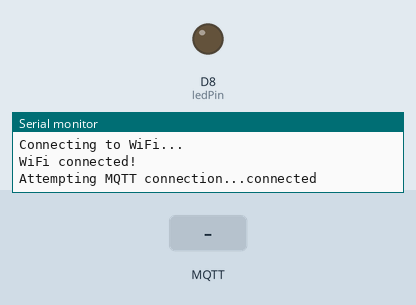
Simulated run of this sketch. Board: Arduino MKR. Parts: output pins drawn as LEDs (lit = HIGH), the last lines printed to the serial monitor. Dashed ring = blinking. Inputs (shaded band) come from the test bench. WiFi joins after 1.5 s; servers stay silent unless stated; no MQTT or app messages arrive unless stated.

Above: at 2.7 s.
2.8 s: MQTT message "1" arrives on the first subscribed topic
At 3.2 s:
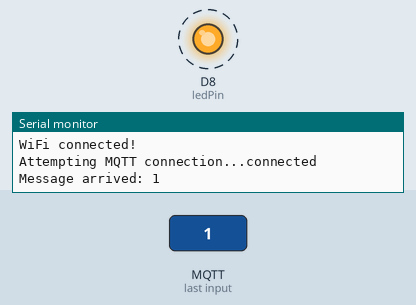
5.8 s: MQTT message "0" arrives on the first subscribed topic
At 6.1 s:
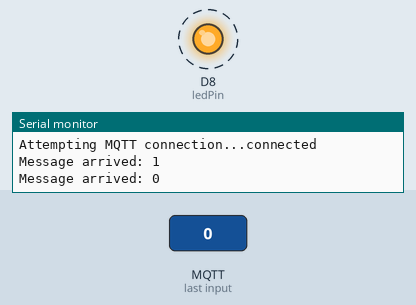
8.8 s: MQTT message "2" arrives on the first subscribed topic
At 12.7 s:
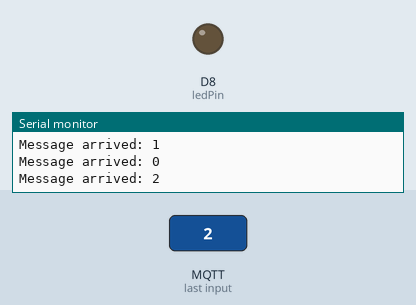
Timing chart, 0 to 14.2 s (numbered marks = the images above; inputs shaded):
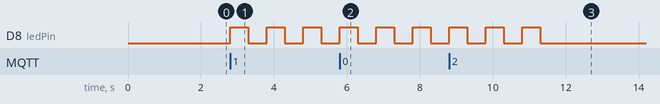

Measured:
- after the input at 2.8 s, D8 (ledPin): alternates HIGH for 0.50 s and LOW for 0.50 s, starting at once
- after the input at 5.8 s, D8 (ledPin): alternates HIGH for 0.50 s and LOW for 0.50 s, starting at once
- after the input at 8.8 s, D8 (ledPin): alternates HIGH for 0.50 s and LOW for 0.50 s, 6 changes in all, then stays LOW, starting at once

The sketch:

code1.ino
```cpp
#include <WiFiNINA.h>
#include <PubSubClient.h>

// WiFi credentials and MQTT server settings
const char* ssid = "arsh";           // Replace with your WiFi SSID
const char* password = "12345678";   // Replace with your WiFi password
const char* mqtt_server = "broker.emqx.io";  // EMQX MQTT broker
const int mqtt_port = 1883;
const char* mqtt_topic_wave = "SIT210/wave";  // MQTT topic

// LED pin
const int ledPin = 8;

WiFiClient espClient;
PubSubClient client(espClient);

// Function to connect to WiFi
void setup_wifi() {
  delay(10);
  Serial.println("Connecting to WiFi...");
  WiFi.begin(ssid, password);
  while (WiFi.status() != WL_CONNECTED) {
    delay(500);
    Serial.print(".");
  }
  Serial.println("\nWiFi connected!");
}

// Function to handle incoming MQTT messages
void callback(char* topic, byte* message, unsigned int length) {
  Serial.print("Message arrived: ");
  for (int i = 0; i < length; i++) {
    Serial.print((char)message[i]);
  }
  Serial.println();

  // Flash LED 3 times
  for (int i = 0; i < 3; i++) {
    digitalWrite(ledPin, HIGH);
    delay(500);
    digitalWrite(ledPin, LOW);
    delay(500);
  }
}

// Function to connect to MQTT broker
void reconnect() {
  while (!client.connected()) {
    Serial.print("Attempting MQTT connection...");
    if (client.connect("ArduinoSubscriber")) {
      Serial.println("connected");
      client.subscribe(mqtt_topic_wave);  // Subscribe to the topic
    } else {
      Serial.print("failed, rc=");
      Serial.print(client.state());
      delay(5000);
    }
  }
}

void setup() {
  Serial.begin(9600);
  pinMode(ledPin, OUTPUT);
  setup_wifi();
  client.setServer(mqtt_server, mqtt_port);
  client.setCallback(callback);
}

void loop() {
  if (!client.connected()) {
    reconnect();
  }
  client.loop();
}
```
